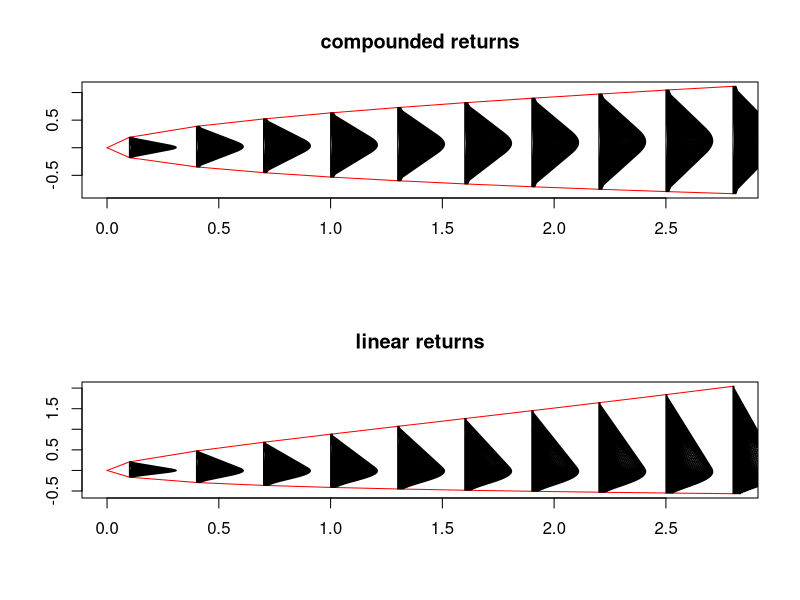

The R script that drew this image:
#' This script project a distribution in the future according to the i.i.d.-implied square-root rule, as described
#'  in A. Meucci "Risk and Asset Allocation", Springer, 2005, chapter 3.
#'
#' @references
#' A. Meucci - "Exercises in Advanced Risk and Portfolio Management" \url{http://symmys.com/node/170}.
#' See Meucci's script for "S_LinVsLogReturn.m"
#'
#' @author Xavier Valls \email{flamejat@@gmail.com}


##################################################################################################################
### Inputs
# in general R=exp(C)-1. Furtheremore, here we assume C~N(m*t,s^2*t) 
m = 0.05;
s = 0.25;

ts = seq( 0.1, 3, 0.3 );
ps = matrix( c( 0.01, 0.99 ) );

D = 0.7 * min( abs( diff( ts ) ) );
C = list( q = NULL, x = NULL, pdf = NULL);
R = list( q = NULL, x = NULL, pdf = NULL);

Steps = 100;

for( i in 1 : length(ts) )
{
    t = ts[ i ];
    
    q = qnorm( ps, m * t ,s * sqrt( t ) );
    
    x = seq( min(q), max(q) , (max(q)-min(q))/Steps );

    pdf = dnorm( x, m*t, s*sqrt(t));
    pdf = pdf / max( pdf ) * D;
    
    C$q   = cbind( C$q, q );
    C$pdf = cbind( C$pdf, pdf );
    C$x   = cbind( C$x, x );

    q = exp( q )-1;
    
    x = seq( min(q), max(q), (max(q)-min(q))/Steps );

    pdf = dlnorm( x + 1, m * t, s * sqrt( t ) );
    pdf = pdf / max( pdf ) * D;
    
    R$pdf = cbind( R$pdf, pdf);
    R$x   = cbind( R$x, x );
}
 

R$q = exp( C$q ) - 1;

Col = rgb( 0.8, 0.8, 0.8 );


par(mfrow=c(2,1));


matplot(c( 0, ts ), t(cbind( 0*ps, C$q )), type="l", lty=1, col = "red", 
    xlab ="", ylab ="", main = "compounded returns" );


for( i in 1 : length(ts) )
{
    xx = rbind( ts[i] , ts[i] + C$pdf[ ,i ] , ts[i]);
    yy = rbind( min(C$x[,i]) , C$x[ ,i ], max(C$x[,i]));
    polygon(xx, yy, col= Col);
}


matplot(c( 0, ts ), t(cbind( 0*ps, R$q )), type="l", lty=1, col = "red", 
    xlab ="", ylab ="", main = "linear returns" );

for( i in 1 : length(ts) )
{
    xx = rbind( ts[i] , ts[i] + R$pdf[ ,i ] , ts[i]);
    yy = rbind( min(R$x[,i]) , R$x[ ,i ], max(R$x[,i]));
    polygon(xx, yy, col= Col);
}

# xlim and ylim  should be ylim = min(yy)*1.5 max(yy)*1.5,  xlim=c(0, max(xx)*1.01)) respectively in each one of the plots